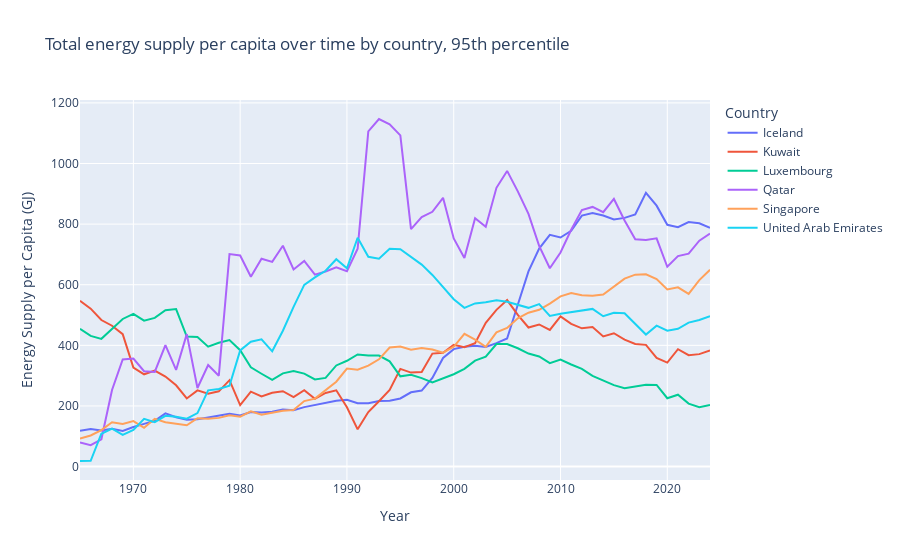

The cell this chart's notebook holds for it:
### Code cell
# form a new series for bottom 5% countries in order to plot them
top_countries_supply = energy_supply_per_capita[energy_supply_per_capita["Country"].isin(top_countries.index)]

# draw a line plot of them
fig = px.line(
    top_countries_supply,
    x="Year",
    y="Value",
    color="Country",
    title="Total energy supply per capita over time by country, 95th percentile",
    labels={
        "Value": "Energy Supply per Capita (GJ)"},
)
fig.show()
